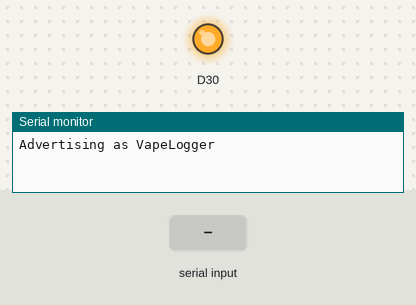
Recording of a sketch running on a simulated nRF52 board. Parts: output pins drawn as LEDs (lit = HIGH), the last lines printed to the serial monitor. The inputs (shaded band) are chosen by the test bench. A phone connects over Bluetooth LE 3 s after start.

Above: at 1.2 s.
1.3 s: "ping" received over the second serial link
At 2.37 s:
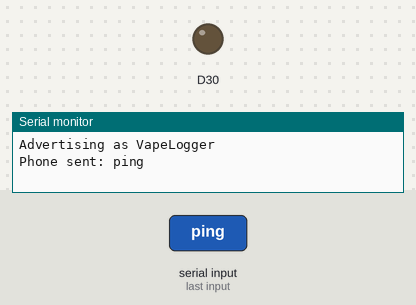
3.9 s: "1" received over the second serial link
At 5.8 s:
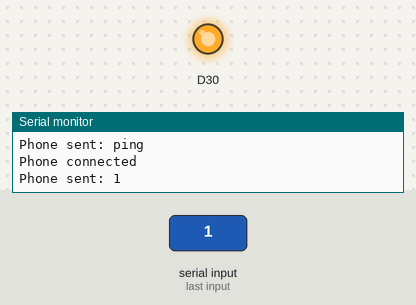
Timing chart, 0 to 7.3 s (numbered marks = the images above; inputs shaded):
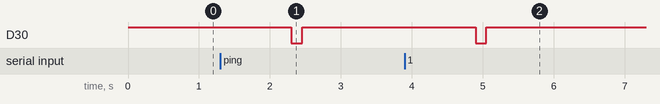

Measured:
- after the input at 1.3 s, D30: HIGH → LOW after 1.0 s, → HIGH 0.15 s later
- after the input at 3.9 s, D30: HIGH → LOW after 1.0 s, → HIGH 0.15 s later

The sketch:

ble_test.ino
```cpp
// Bluetooth test for the Vape Logger. Needs no wiring: just the XIAO on USB.
//
// The board advertises as "VapeLogger" with the Nordic UART service, the
// standard "serial port over Bluetooth". Once a phone connects, it sends a
// line every second, and answers "ping" with "pong".
//
// Phone app: "Bluefruit Connect" (Adafruit) > connect to VapeLogger > UART,
// or "nRF Connect" > Nordic UART Service > turn on notifications for TX.
//
// Board: Seeed nRF52 Boards > Seeed XIAO nRF52840
// LEDs: blue blinks while advertising and stays on once connected (handled by
// the Bluefruit library); green flashes when the phone sends something.

#include <bluefruit.h>

BLEUart bleuart;
unsigned long lastSend = 0;
unsigned long connectedAt = 0;

void connectCallback(uint16_t connHandle) {
  (void)connHandle;
  connectedAt = millis();
  Serial.println("Phone connected");
}

void disconnectCallback(uint16_t connHandle, uint8_t reason) {
  (void)connHandle;
  Serial.print("Phone disconnected, reason 0x");
  Serial.println(reason, HEX);
}

void setup() {
  Serial.begin(115200);
  pinMode(LED_GREEN, OUTPUT);
  digitalWrite(LED_GREEN, HIGH);  // the XIAO's LEDs are on when LOW

  Bluefruit.begin();
  Bluefruit.setTxPower(4);
  Bluefruit.setName("VapeLogger");
  Bluefruit.Periph.setConnectCallback(connectCallback);
  Bluefruit.Periph.setDisconnectCallback(disconnectCallback);

  bleuart.begin();

  Bluefruit.Advertising.addFlags(BLE_GAP_ADV_FLAGS_LE_ONLY_GENERAL_DISC_MODE);
  Bluefruit.Advertising.addTxPower();
  Bluefruit.Advertising.addService(bleuart);
  Bluefruit.ScanResponse.addName();
  Bluefruit.Advertising.restartOnDisconnect(true);
  Bluefruit.Advertising.setInterval(32, 244);  // in units of 0.625 ms
  Bluefruit.Advertising.setFastTimeout(30);
  Bluefruit.Advertising.start(0);              // advertise forever

  Serial.println("Advertising as VapeLogger");
}

void loop() {
  if (Bluefruit.connected() && millis() - lastSend >= 1000) {
    lastSend = millis();
    bleuart.print("Connected for ");
    bleuart.print((millis() - connectedAt) / 1000);
    bleuart.println(" s");
  }

  if (bleuart.available()) {
    String msg = bleuart.readString();
    msg.trim();
    Serial.print("Phone sent: ");
    Serial.println(msg);

    digitalWrite(LED_GREEN, LOW);
    delay(150);
    digitalWrite(LED_GREEN, HIGH);

    if (msg.equalsIgnoreCase("ping")) {
      bleuart.println("pong");
    } else {
      bleuart.print("You sent: ");
      bleuart.println(msg);
    }
  }
}
```
